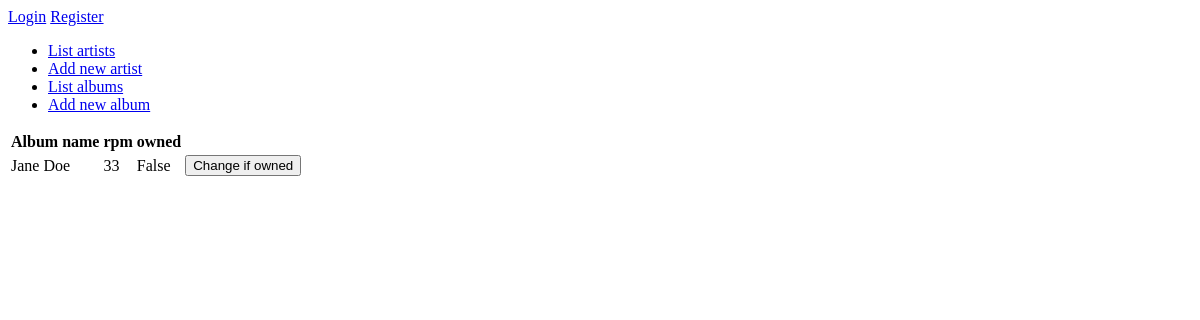
/albums, run on an earlier commit of the app's database.
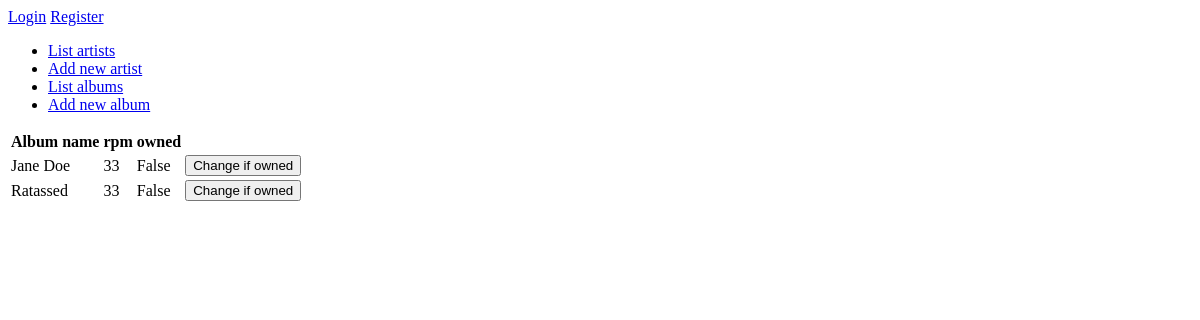
And on a later commit of the database.
### application/albums/models.py (models this page shows, shortened)
class Album(db.Model):
    id = db.Column(db.Integer, primary_key=True)
    date_created = db.Column(db.DateTime, default=db.func.current_timestamp())
    date_modified = db.Column(db.DateTime, default=db.func.current_timestamp(),
    onupdate=db.func.current_timestamp())
    name = db.Column(db.String(144), nullable=False)
    rpm = db.Column(db.Integer, nullable=False)
    owned = db.Column(db.Boolean, nullable=False)

### application/albums/views.py (the view)
@app.route("/albums", methods=["GET"])
def albums_index():
    return render_template("albums/list.html", albums = Album.query.all())

### application/templates/albums/list.html
{% extends "layout.html" %}
{% block body %}
<table>
    <tr>
        <th> Album name</th>
        <th> rpm </th>
        <th> owned </th>
    </tr>
    {% for album in albums %}
    <tr>
        <td> {{ album.name }} </td>
        <td> {{ album.rpm }} </td>
        <td> {{ album.owned }} </td>
        <td>
            <form method="POST" action="{{ url_for('albums_set_owned', album_id = album.id) }}">
                <input type="submit", value="Change if owned"/>
            </form>
        </td>
    </tr>
    {% endfor %}
</table>
{% endblock %}

### application/templates/layout.html (shortened to what this page needs)
<!DOCTYPE html>
<html>
    <head>
    </head>
    <body>
        {% if current_user.is_authenticated %}
        <p>
            Kirjautunut nimellä {{ current_user.name }} <a href="{{ url_for('auth_logout') }}">Kirjaudu ulos</a>
        </p>
        {% else %}
        <a href="{{ url_for('auth_login') }}">Login</a>
        <a href="{{ url_for('auth_register') }}">Register</a>
        {% endif %}
        <ul>
            <li><a href="{{ url_for('artists_index') }}"> List artists </a></li>
            <li><a href="{{ url_for('artists_form') }}"> Add new artist </a></li>
            <li><a href="{{ url_for('albums_index') }}"> List albums </a></li>
            <li><a href="{{ url_for('albums_form') }}"> Add new album </a></li>
        </ul>
        {% block body %}{% endblock %}
    </body>
</html>

What changed in the data, as far as the page shows it:
added Album: name "Ratassed", rpm "33", owned "False"
